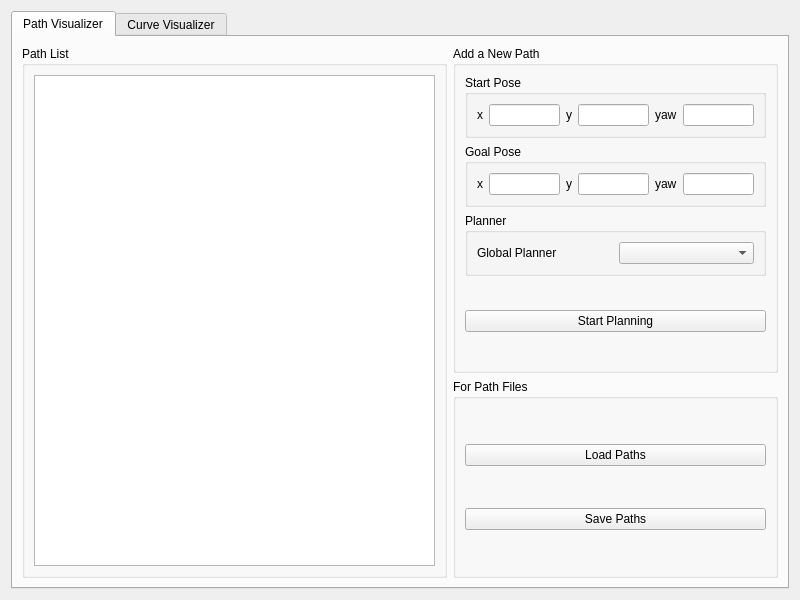
<?xml version="1.0" encoding="UTF-8"?>
<ui version="4.0">
 <class>RMPV</class>
 <widget class="QWidget" name="RMPV">
  <property name="geometry">
   <rect>
    <x>0</x>
    <y>0</y>
    <width>800</width>
    <height>600</height>
   </rect>
  </property>
  <property name="windowTitle">
   <string>RMPV - ROS Motion Planning Visualizer</string>
  </property>
  <layout class="QVBoxLayout" name="verticalLayout_main">
   <item>
    <widget class="QTabWidget" name="tabManager">
     <property name="minimumSize">
      <size>
       <width>100</width>
       <height>0</height>
      </size>
     </property>
     <property name="locale">
      <locale language="English" country="Australia"/>
     </property>
     <property name="currentIndex">
      <number>0</number>
     </property>
     <widget class="QWidget" name="tab_path">
      <attribute name="title">
       <string>Path Visualizer</string>
      </attribute>
      <layout class="QGridLayout" name="gridLayout_path">
       <item row="0" column="2" rowspan="2">
        <widget class="QGroupBox" name="groupBox_path_add">
         <property name="enabled">
          <bool>true</bool>
         </property>
         <property name="sizePolicy">
          <sizepolicy hsizetype="Preferred" vsizetype="Preferred">
           <horstretch>0</horstretch>
           <verstretch>0</verstretch>
          </sizepolicy>
         </property>
         <property name="maximumSize">
          <size>
           <width>325</width>
           <height>16777215</height>
          </size>
         </property>
         <property name="toolTip">
          <string/>
         </property>
         <property name="title">
          <string>Add a New Path</string>
         </property>
         <layout class="QVBoxLayout" name="verticalLayout_path_add">
          <item>
           <widget class="QGroupBox" name="groupBox_path_add_start">
            <property name="toolTip">
             <string>The start pose of the new path</string>
            </property>
            <property name="title">
             <string>Start Pose</string>
            </property>
            <layout class="QHBoxLayout" name="horizontalLayout_path_add_start">
             <item>
              <widget class="QLabel" name="label_path_add_start_x">
               <property name="text">
                <string>x</string>
               </property>
              </widget>
             </item>
             <item>
              <widget class="QLineEdit" name="lineEdit_path_add_start_x"/>
             </item>
             <item>
              <widget class="QLabel" name="label_path_add_start_y">
               <property name="text">
                <string>y</string>
               </property>
              </widget>
             </item>
             <item>
              <widget class="QLineEdit" name="lineEdit_path_add_start_y"/>
             </item>
             <item>
              <widget class="QLabel" name="label_path_add_start_yaw">
               <property name="text">
                <string>yaw</string>
               </property>
              </widget>
             </item>
             <item>
              <widget class="QLineEdit" name="lineEdit_path_add_start_yaw"/>
             </item>
            </layout>
           </widget>
          </item>
          <item>
           <widget class="QGroupBox" name="groupBox_path_add_goal">
            <property name="toolTip">
             <string>The goal pose of the new path</string>
            </property>
            <property name="title">
             <string>Goal Pose</string>
            </property>
            <layout class="QHBoxLayout" name="horizontalLayout_path_add_goal">
             <item>
              <widget class="QLabel" name="label_path_add_goal_x">
               <property name="text">
                <string>x</string>
               </property>
              </widget>
             </item>
             <item>
              <widget class="QLineEdit" name="lineEdit_path_add_goal_x"/>
             </item>
             <item>
              <widget class="QLabel" name="label_path_add_goal_y">
               <property name="text">
                <string>y</string>
               </property>
              </widget>
             </item>
             <item>
              <widget class="QLineEdit" name="lineEdit_path_add_goal_y"/>
             </item>
             <item>
              <widget class="QLabel" name="label_path_add_goal_yaw">
               <property name="text">
                <string>yaw</string>
               </property>
              </widget>
             </item>
             <item>
              <widget class="QLineEdit" name="lineEdit_path_add_goal_yaw"/>
             </item>
            </layout>
           </widget>
          </item>
          <item>
           <widget class="QGroupBox" name="groupBox_path_add_planner">
            <property name="toolTip">
             <string>The planner used to plan the new path</string>
            </property>
            <property name="title">
             <string>Planner</string>
            </property>
            <layout class="QHBoxLayout" name="horizontalLayout_path_add_planner">
             <item>
              <widget class="QLabel" name="label_path_add_planner_global">
               <property name="toolTip">
                <string/>
               </property>
               <property name="text">
                <string>Global Planner</string>
               </property>
              </widget>
             </item>
             <item>
              <widget class="QComboBox" name="comboBox_path_add_planner_global">
               <property name="toolTip">
                <string/>
               </property>
              </widget>
             </item>
            </layout>
           </widget>
          </item>
          <item>
           <spacer name="verticalSpacer_path_add_1">
            <property name="orientation">
             <enum>Qt::Vertical</enum>
            </property>
            <property name="sizeHint" stdset="0">
             <size>
              <width>20</width>
              <height>40</height>
             </size>
            </property>
           </spacer>
          </item>
          <item>
           <widget class="QPushButton" name="pushButton_path_add_add">
            <property name="toolTip">
             <string>Plan and add the configured path to the path list</string>
            </property>
            <property name="text">
             <string>Start Planning</string>
            </property>
           </widget>
          </item>
          <item>
           <spacer name="verticalSpacer_path_add_2">
            <property name="orientation">
             <enum>Qt::Vertical</enum>
            </property>
            <property name="sizeHint" stdset="0">
             <size>
              <width>20</width>
              <height>40</height>
             </size>
            </property>
           </spacer>
          </item>
         </layout>
        </widget>
       </item>
       <item row="0" column="0" rowspan="3" colspan="2">
        <widget class="QGroupBox" name="groupBox_path_list">
         <property name="sizePolicy">
          <sizepolicy hsizetype="Preferred" vsizetype="Preferred">
           <horstretch>0</horstretch>
           <verstretch>0</verstretch>
          </sizepolicy>
         </property>
         <property name="toolTip">
          <string/>
         </property>
         <property name="title">
          <string>Path List</string>
         </property>
         <layout class="QHBoxLayout" name="horizontalLayout_path_list">
          <item>
           <widget class="QTableView" name="tableView_path_list">
            <property name="sizePolicy">
             <sizepolicy hsizetype="Expanding" vsizetype="Expanding">
              <horstretch>0</horstretch>
              <verstretch>0</verstretch>
             </sizepolicy>
            </property>
            <property name="horizontalScrollBarPolicy">
             <enum>Qt::ScrollBarAsNeeded</enum>
            </property>
            <property name="sizeAdjustPolicy">
             <enum>QAbstractScrollArea::AdjustIgnored</enum>
            </property>
            <property name="editTriggers">
             <set>QAbstractItemView::NoEditTriggers</set>
            </property>
           </widget>
          </item>
         </layout>
        </widget>
       </item>
       <item row="2" column="2">
        <widget class="QGroupBox" name="groupBox_path_files">
         <property name="maximumSize">
          <size>
           <width>325</width>
           <height>16777215</height>
          </size>
         </property>
         <property name="toolTip">
          <string/>
         </property>
         <property name="title">
          <string>For Path Files</string>
         </property>
         <layout class="QVBoxLayout" name="verticalLayout_path_files">
          <item>
           <spacer name="verticalSpacer_path_files_1">
            <property name="orientation">
             <enum>Qt::Vertical</enum>
            </property>
            <property name="sizeHint" stdset="0">
             <size>
              <width>20</width>
              <height>40</height>
             </size>
            </property>
           </spacer>
          </item>
          <item>
           <widget class="QPushButton" name="pushButton_path_files_load">
            <property name="toolTip">
             <string>Load some .json path data files and append them to the path list</string>
            </property>
            <property name="text">
             <string>Load Paths</string>
            </property>
           </widget>
          </item>
          <item>
           <spacer name="verticalSpacer_path_files_2">
            <property name="orientation">
             <enum>Qt::Vertical</enum>
            </property>
            <property name="sizeHint" stdset="0">
             <size>
              <width>20</width>
              <height>40</height>
             </size>
            </property>
           </spacer>
          </item>
          <item>
           <widget class="QPushButton" name="pushButton_path_files_save">
            <property name="toolTip">
             <string>Save selected paths data into a .json file</string>
            </property>
            <property name="text">
             <string>Save Paths</string>
            </property>
           </widget>
          </item>
          <item>
           <spacer name="verticalSpacer_path_files_3">
            <property name="orientation">
             <enum>Qt::Vertical</enum>
            </property>
            <property name="sizeHint" stdset="0">
             <size>
              <width>20</width>
              <height>40</height>
             </size>
            </property>
           </spacer>
          </item>
         </layout>
        </widget>
       </item>
      </layout>
     </widget>
     <widget class="QWidget" name="tab_curve">
      <attribute name="title">
       <string>Curve Visualizer</string>
      </attribute>
      <layout class="QGridLayout" name="gridLayout_curve">
       <item row="0" column="0" rowspan="3">
        <widget class="QGroupBox" name="groupBox_curve_curves">
         <property name="sizePolicy">
          <sizepolicy hsizetype="Preferred" vsizetype="Preferred">
           <horstretch>0</horstretch>
           <verstretch>0</verstretch>
          </sizepolicy>
         </property>
         <property name="toolTip">
          <string/>
         </property>
         <property name="title">
          <string>Curve List</string>
         </property>
         <layout class="QHBoxLayout" name="horizontalLayout_curve_curves">
          <item>
           <widget class="QTableView" name="tableView_curve_curves">
            <property name="sizePolicy">
             <sizepolicy hsizetype="Expanding" vsizetype="Expanding">
              <horstretch>0</horstretch>
              <verstretch>0</verstretch>
             </sizepolicy>
            </property>
            <property name="horizontalScrollBarPolicy">
             <enum>Qt::ScrollBarAsNeeded</enum>
            </property>
            <property name="sizeAdjustPolicy">
             <enum>QAbstractScrollArea::AdjustIgnored</enum>
            </property>
            <property name="editTriggers">
             <set>QAbstractItemView::NoEditTriggers</set>
            </property>
           </widget>
          </item>
         </layout>
        </widget>
       </item>
       <item row="2" column="2">
        <widget class="QGroupBox" name="groupBox_curve_files">
         <property name="maximumSize">
          <size>
           <width>200</width>
           <height>16777215</height>
          </size>
         </property>
         <property name="toolTip">
          <string/>
         </property>
         <property name="title">
          <string>For Curve Files</string>
         </property>
         <layout class="QVBoxLayout" name="verticalLayout_curve_files">
          <item>
           <spacer name="verticalSpacer_curve_files_1">
            <property name="orientation">
             <enum>Qt::Vertical</enum>
            </property>
            <property name="sizeHint" stdset="0">
             <size>
              <width>20</width>
              <height>40</height>
             </size>
            </property>
           </spacer>
          </item>
          <item>
           <widget class="QPushButton" name="pushButton_curve_files_load">
            <property name="toolTip">
             <string>Load some .json path data files and append them to the path list</string>
            </property>
            <property name="text">
             <string>Load Curves</string>
            </property>
           </widget>
          </item>
          <item>
           <spacer name="verticalSpacer_curve_files_2">
            <property name="orientation">
             <enum>Qt::Vertical</enum>
            </property>
            <property name="sizeHint" stdset="0">
             <size>
              <width>20</width>
              <height>40</height>
             </size>
            </property>
           </spacer>
          </item>
          <item>
           <widget class="QPushButton" name="pushButton_curve_files_save">
            <property name="toolTip">
             <string>Save selected paths data into a .json file</string>
            </property>
            <property name="text">
             <string>Save Curves</string>
            </property>
           </widget>
          </item>
          <item>
           <spacer name="verticalSpacer_curve_files_3">
            <property name="orientation">
             <enum>Qt::Vertical</enum>
            </property>
            <property name="sizeHint" stdset="0">
             <size>
              <width>20</width>
              <height>40</height>
             </size>
            </property>
           </spacer>
          </item>
         </layout>
        </widget>
       </item>
       <item row="0" column="1" rowspan="3">
        <widget class="QGroupBox" name="groupBox_curve_poses">
         <property name="sizePolicy">
          <sizepolicy hsizetype="Preferred" vsizetype="Preferred">
           <horstretch>0</horstretch>
           <verstretch>0</verstretch>
          </sizepolicy>
         </property>
         <property name="toolTip">
          <string/>
         </property>
         <property name="title">
          <string>Poses List</string>
         </property>
         <layout class="QHBoxLayout" name="horizontalLayout_curve_poses">
          <item>
           <widget class="QTableView" name="tableView_curve_poses">
            <property name="sizePolicy">
             <sizepolicy hsizetype="Expanding" vsizetype="Expanding">
              <horstretch>0</horstretch>
              <verstretch>0</verstretch>
             </sizepolicy>
            </property>
            <property name="horizontalScrollBarPolicy">
             <enum>Qt::ScrollBarAsNeeded</enum>
            </property>
            <property name="sizeAdjustPolicy">
             <enum>QAbstractScrollArea::AdjustIgnored</enum>
            </property>
            <property name="editTriggers">
             <set>QAbstractItemView::NoEditTriggers</set>
            </property>
           </widget>
          </item>
         </layout>
        </widget>
       </item>
       <item row="1" column="2">
        <widget class="QGroupBox" name="groupBox_curve_addPose">
         <property name="maximumSize">
          <size>
           <width>200</width>
           <height>16777215</height>
          </size>
         </property>
         <property name="toolTip">
          <string>The start point of the new path</string>
         </property>
         <property name="title">
          <string>Add a New Pose</string>
         </property>
         <layout class="QVBoxLayout" name="verticalLayout_curve_addPose">
          <item>
           <layout class="QGridLayout" name="gridLayout_curve_addPose_inputs">
            <property name="topMargin">
             <number>0</number>
            </property>
            <item row="0" column="0">
             <widget class="QLabel" name="label_curve_addPose_x">
              <property name="text">
               <string>x</string>
              </property>
             </widget>
            </item>
            <item row="1" column="0">
             <widget class="QLabel" name="label_curve_addPose_y">
              <property name="text">
               <string>y</string>
              </property>
             </widget>
            </item>
            <item row="2" column="1">
             <widget class="QLineEdit" name="lineEdit_curve_addPose_yaw"/>
            </item>
            <item row="0" column="1">
             <widget class="QLineEdit" name="lineEdit_curve_addPose_x"/>
            </item>
            <item row="2" column="0">
             <widget class="QLabel" name="label_curve_addPose_yaw">
              <property name="text">
               <string>yaw</string>
              </property>
             </widget>
            </item>
            <item row="1" column="1">
             <widget class="QLineEdit" name="lineEdit_curve_addPose_y"/>
            </item>
           </layout>
          </item>
          <item>
           <spacer name="verticalSpacer_curve_addPose_1">
            <property name="orientation">
             <enum>Qt::Vertical</enum>
            </property>
            <property name="sizeHint" stdset="0">
             <size>
              <width>20</width>
              <height>40</height>
             </size>
            </property>
           </spacer>
          </item>
          <item>
           <widget class="QPushButton" name="pushButton_curve_addPose_add">
            <property name="text">
             <string>Add</string>
            </property>
           </widget>
          </item>
          <item>
           <spacer name="verticalSpacer_curve_addPose_2">
            <property name="orientation">
             <enum>Qt::Vertical</enum>
            </property>
            <property name="sizeHint" stdset="0">
             <size>
              <width>20</width>
              <height>40</height>
             </size>
            </property>
           </spacer>
          </item>
         </layout>
        </widget>
       </item>
       <item row="0" column="2">
        <widget class="QGroupBox" name="groupBox_curve_addCurve">
         <property name="enabled">
          <bool>true</bool>
         </property>
         <property name="sizePolicy">
          <sizepolicy hsizetype="Preferred" vsizetype="Preferred">
           <horstretch>0</horstretch>
           <verstretch>0</verstretch>
          </sizepolicy>
         </property>
         <property name="maximumSize">
          <size>
           <width>200</width>
           <height>16777215</height>
          </size>
         </property>
         <property name="toolTip">
          <string/>
         </property>
         <property name="title">
          <string>Add a New Curve</string>
         </property>
         <layout class="QVBoxLayout" name="verticalLayout_curve_addCurve">
          <item>
           <layout class="QHBoxLayout" name="horizontalLayout_curve_addCurve_type">
            <property name="topMargin">
             <number>0</number>
            </property>
            <item>
             <widget class="QLabel" name="label_curve_addCurve_type">
              <property name="toolTip">
               <string/>
              </property>
              <property name="text">
               <string>Curve Type</string>
              </property>
             </widget>
            </item>
            <item>
             <widget class="QComboBox" name="comboBox_curve_addCurve_type">
              <property name="toolTip">
               <string/>
              </property>
             </widget>
            </item>
           </layout>
          </item>
          <item>
           <spacer name="verticalSpacer_curve_addCurve_1">
            <property name="orientation">
             <enum>Qt::Vertical</enum>
            </property>
            <property name="sizeHint" stdset="0">
             <size>
              <width>20</width>
              <height>40</height>
             </size>
            </property>
           </spacer>
          </item>
          <item>
           <widget class="QPushButton" name="pushButton_curve_addCurve_add">
            <property name="toolTip">
             <string>Plan and add the configured path to the path list</string>
            </property>
            <property name="text">
             <string>Add</string>
            </property>
           </widget>
          </item>
          <item>
           <spacer name="verticalSpacer_curve_addCurve_2">
            <property name="orientation">
             <enum>Qt::Vertical</enum>
            </property>
            <property name="sizeHint" stdset="0">
             <size>
              <width>20</width>
              <height>40</height>
             </size>
            </property>
           </spacer>
          </item>
         </layout>
        </widget>
       </item>
      </layout>
     </widget>
    </widget>
   </item>
  </layout>
 </widget>
 <tabstops>
  <tabstop>tabManager</tabstop>
  <tabstop>tableView_path_list</tabstop>
  <tabstop>lineEdit_path_add_start_x</tabstop>
  <tabstop>lineEdit_path_add_start_y</tabstop>
  <tabstop>lineEdit_path_add_start_yaw</tabstop>
  <tabstop>lineEdit_path_add_goal_x</tabstop>
  <tabstop>lineEdit_path_add_goal_y</tabstop>
  <tabstop>lineEdit_path_add_goal_yaw</tabstop>
  <tabstop>comboBox_path_add_planner_global</tabstop>
  <tabstop>pushButton_path_add_add</tabstop>
  <tabstop>pushButton_path_files_load</tabstop>
  <tabstop>pushButton_path_files_save</tabstop>
  <tabstop>tableView_curve_curves</tabstop>
  <tabstop>tableView_curve_poses</tabstop>
  <tabstop>comboBox_curve_addCurve_type</tabstop>
  <tabstop>pushButton_curve_addCurve_add</tabstop>
  <tabstop>lineEdit_curve_addPose_x</tabstop>
  <tabstop>lineEdit_curve_addPose_y</tabstop>
  <tabstop>lineEdit_curve_addPose_yaw</tabstop>
  <tabstop>pushButton_curve_addPose_add</tabstop>
  <tabstop>pushButton_curve_files_load</tabstop>
  <tabstop>pushButton_curve_files_save</tabstop>
 </tabstops>
 <resources/>
 <connections/>
</ui>
